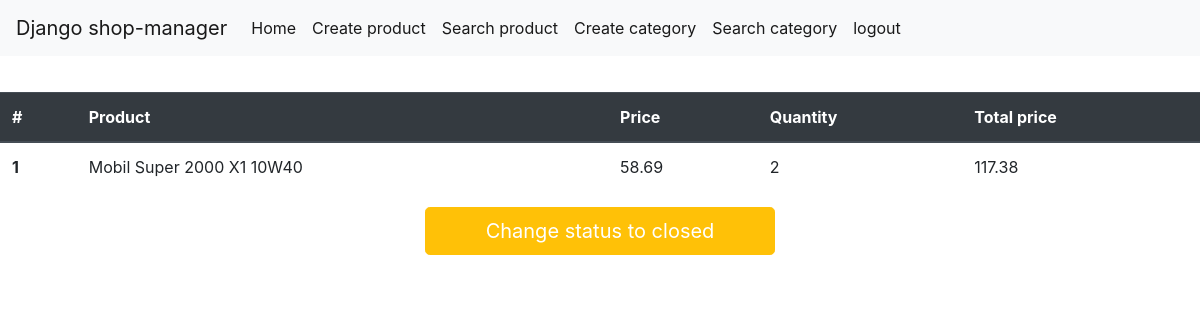
The page /warehouse/display-order/1/ (signed in) on the database its author committed.
### order/models.py (models this page shows, shortened)
class OrderItem(models.Model):
    item = models.ForeignKey(Item, models.CASCADE)
    quantity = models.PositiveIntegerField(default=0)
    order_id = models.CharField(max_length=11)
    item_order_id = models.CharField(max_length=100)
    def get_item_name(self):
        return self.item.title
    def get_item_price(self):
        return self.item.price
    def get_total_item_price(self):
        item_total_price = (self.quantity * self.item.price)
        return item_total_price

### warehouse/models.py (models this page shows, shortened)
class Item(models.Model):
    title = models.CharField(max_length=100)
    category = models.ForeignKey(Category, models.CASCADE)
    price = models.FloatField()
    description = models.TextField()
    quantity_on_stock = models.PositiveIntegerField(default=0)

### warehouse/views.py (the view)
# urls.py: path('display-order/<int:order_id>/', views.display_order, name='display_order'),
@login_required(login_url='login')
@user_passes_test(user_check, login_url='login')
def display_order(request, order_id):
    order = get_object_or_404(Order, id=order_id)
    products = OrderItem.objects.filter(order_id=order.order_id)
    context = {
        'order': order,
        'products': products,
    }
    return render(request, 'warehouse/display_order.html', context)

### owner/models.py (called while the page is built)
    def __str__(self):
        return self.name

### warehouse/views.py (called while the page is built)
def user_check(request):
    user = User.objects.get(name=request.user)
    return user.user_type == User.WAREHOUSEMAN or user.user_type == User.OWNER

### warehouse/templates/warehouse/display_order.html (shortened to what this page needs)
{% extends 'warehouse/main.html' %}
{% block content %}
    <table class="table">
        <thead class="thead-dark">
            <tr>
              <th scope="col">#</th>
              <th scope="col">Product</th>
              <th scope="col">Price</th>
              <th scope="col">Quantity</th>
              <th scope="col">Total price</th>
            </tr>
        </thead>
        {% for product in products %}
        <tbody>
            <tr>
            <th scope="row">{{ forloop.counter }}</th>
            <td>{{ product.get_item_name }}</td>
            <td>{{ product.get_item_price }}</td>
            <td>{{ product.quantity }}</td>
            <td>{{ product.get_total_item_price }}</td>
            </tr>
        {% endfor %}
        </tbody>
    </table>
    <div class="container">
        <div class="row">
            <div class="col-sm">
            </div>
            <div class="col-sm">
            <button type="button" class="btn btn-warning btn-lg btn-block">
                <a href="{% url 'change_close_status' order.id %}" class="text-white">Change status to closed</a>
            </button>
            </div>
            <div class="col-sm">
            </div>
        </div>
    </div>
{% endblock %}

### rows shown on the page
OrderItem: get_item_name "Mobil Super 2000 X1 10W40", get_item_price "58.69", quantity "2", get_total_item_price "117.38"
